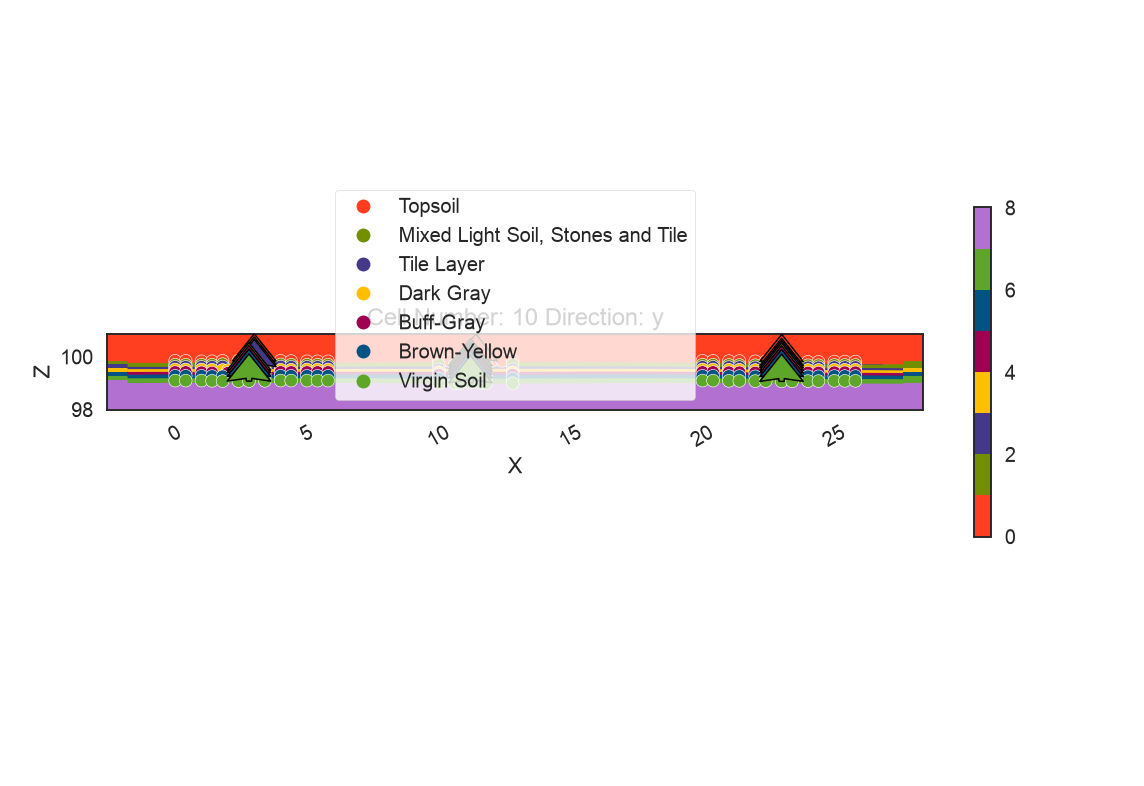
#> input picture 06_gempy_model/test_section_y.png, 1144 x 786 px
$ python detect_field_wall_markers.py ../../06_gempy_model/test_section_y.png --square-cm 1.0 --origin-px 1.0 1.0 --debug-image ../../01_scans/trench233.jpg
#> lines starting #> are read from the running program, lines starting #| are printed output that depends on the picture; after the words box and inside, x2 and y2 are one past the last pixel; in counts of white or black regions, pixels touching at a corner belong together
#> in main, img is the input picture: shape (786, 1144, 3); mean B, G, R 244.9, 244.6, 248.2
"""
Find the artist's actual circle-marked vertex
points on a field-wall photo (like T104's), computationally, instead of
asking an LLM to invent boundary coordinates.

Why this exists
================
extractFieldWall.py asked Gemini to report boundary points directly, twice,
and both times it produced geometrically fabricated results (perfectly even
spacing, identical patterns copy-pasted across loci) instead of actually
reading the drawn line. The recorder's convention on this sheet is: measure
each vertex, mark it with a small circle/dot, connect the dots with a
straightedge. That means the real vertex positions are a computer-vision
problem (find small circular marks), not a freeform-tracing problem, and
CV can't fabricate a point that isn't there the way an LLM can.

This script does NOT figure out which locus/boundary each marker belongs
to. That's a separate, still-open step (see bottom of file). It only
finds markers and converts pixel -> real meters.

Coordinate convention (matches extractFieldWall.py / convertCoords.py):
    x     = horizontal position along the face, meters, 0 at the wall's
            left edge.
    depth = downward from the ground surface, meters, positive down.

Usage:
    python detect_field_wall_markers.py T104_southern_baulk_wall.jpeg \\
        --rotate 90 \\
        --square-cm 20 \\
        --origin-px 1148 823 \\
        --out markers.csv \\
        --debug-image markers_debug.png

--rotate matches how the source photo needs turning to be right-side-up
(T104_southern_baulk_wall.jpeg as stored is sideways and needs --rotate 90).
This script always reads the image with EXIF auto-rotation explicitly
DISABLED (cv2.IMREAD_IGNORE_ORIENTATION), because some OpenCV builds apply
EXIF rotation automatically and some don't. Without forcing this off,
--rotate's meaning would depend on whose machine runs the script. All
other pixel-based arguments refer to the ALREADY-ROTATED frame.

--origin-px is the PIXEL coordinate of the wall's top-left corner
(x=0, depth=0) in the (possibly rotated) source photo. Read it off by
hovering in any image viewer. Automated corner detection on this photo
was unreliable (the drawn box border fragments under contour/line
detection, competing with the grid and the profile ink itself), so this
script asks for it once rather than guessing.

Always inspect --debug-image before trusting the CSV: it draws every
accepted marker as a circle and every size/shape-rejected candidate in a
different color, over the original photo, so false positives (grid
intersections, stray dots in handwriting, letter "o"s) are visible at a
glance rather than silently baked into the numbers.
"""

import argparse
import csv
import math

import cv2
import numpy as np


def find_grid_px_per_cm(gray, redness, sample_box, square_cm):
    """Re-derive px/cm from the red grid spacing in a clean (blank) patch
    of the sheet, the same way this was done interactively for T104:
    minor grid lines ~10 per bold square, bold spacing measured from
    column-sum peaks of 'redness'."""
    y0, y1, x0, x1 = sample_box
    strip = redness[y0:y1, x0:x1]
    colsum = strip.sum(axis=0)
    colsum = colsum - colsum.min()
    from scipy.signal import find_peaks

    peaks, props = find_peaks(colsum, height=colsum.max() * 0.3, distance=5)
    heights = props["peak_heights"]
    bold = [p for p, h in zip(peaks, heights) if h > np.median(heights) * 1.3]
    if len(bold) < 2:
        raise SystemExit(
            "Couldn't find at least 2 bold grid lines in --grid-sample-box "
            "to measure spacing. Pick a cleaner blank patch of the grid "
            "(no ink/text) via --grid-sample-box y0 y1 x0 x1."
        )
    bold_spacing_px = float(np.mean(np.diff(bold)))
    return bold_spacing_px / square_cm


def isolate_ink(img):
    gray = cv2.cvtColor(img, cv2.COLOR_BGR2GRAY)
    b, g, r = cv2.split(img.astype(np.int32))
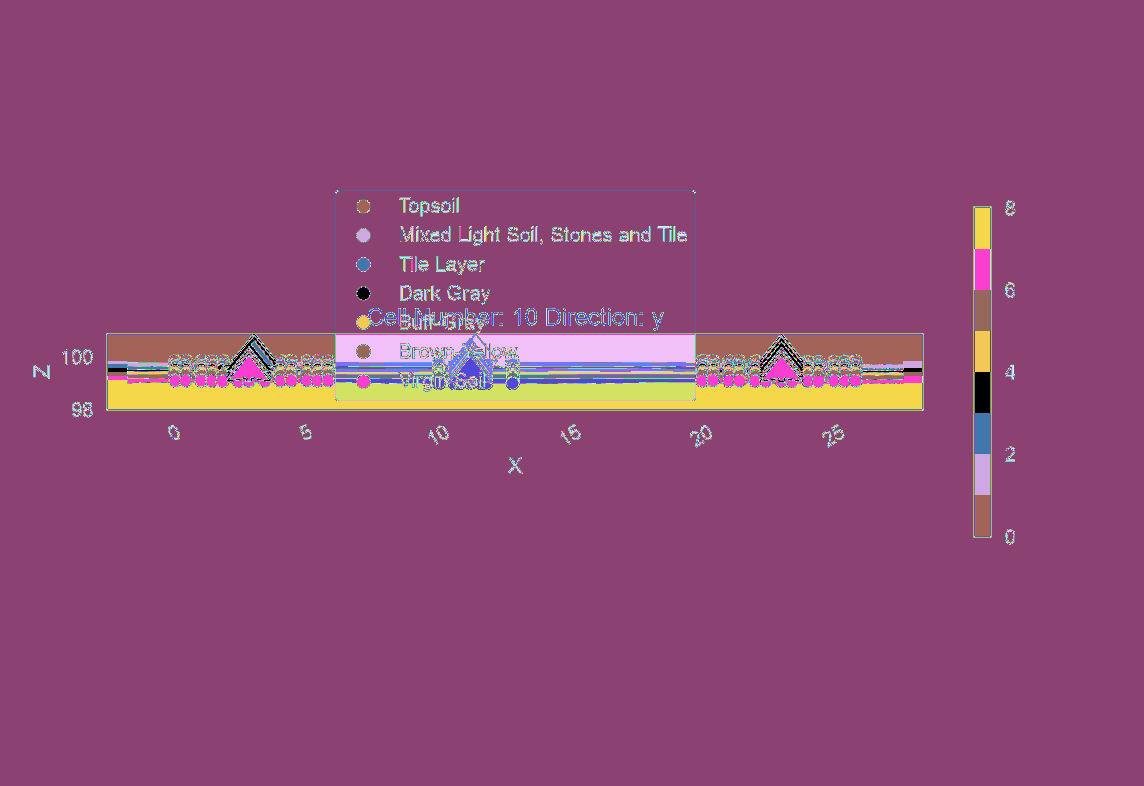
#> b: shape (786, 1144) int32; 256 distinct labels, from 0 to 255; one colour per label, 0 black
#> g: shape (786, 1144) int32; 256 distinct labels, from 0 to 255
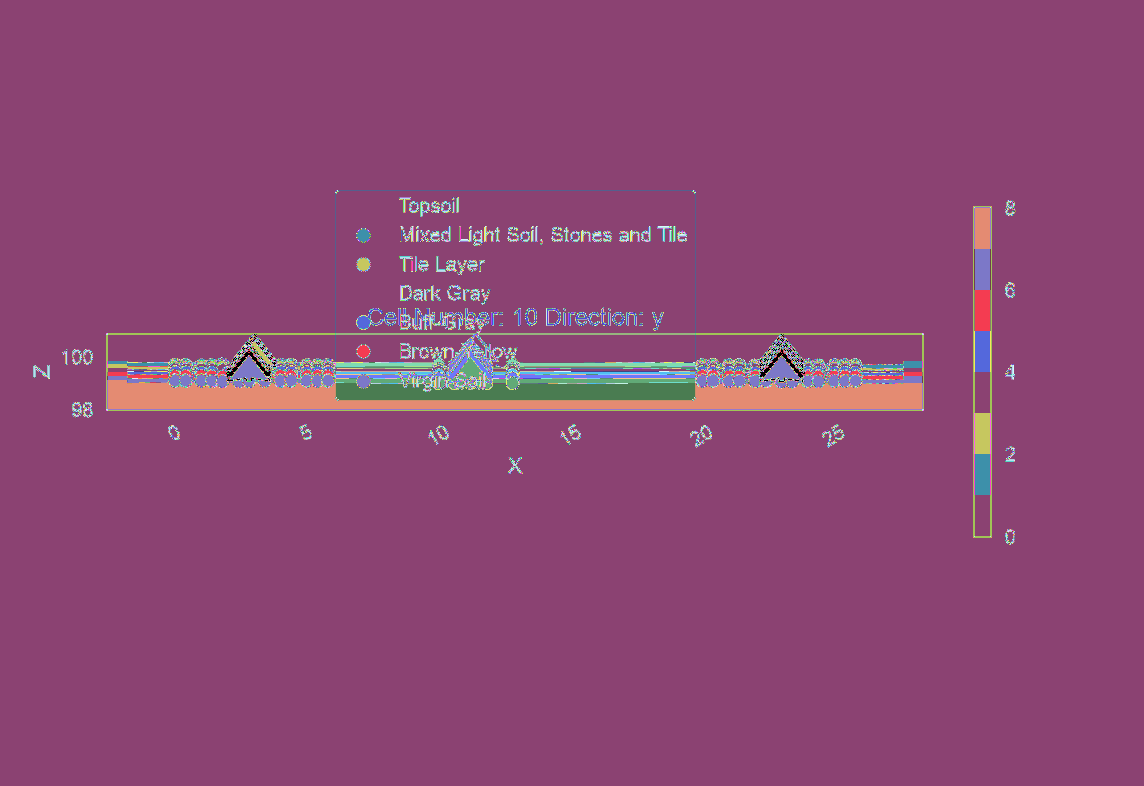
#> r: shape (786, 1144) int32; 256 distinct labels, from 0 to 255; one colour per label, 0 black
    redness = r - (g + b) / 2.0
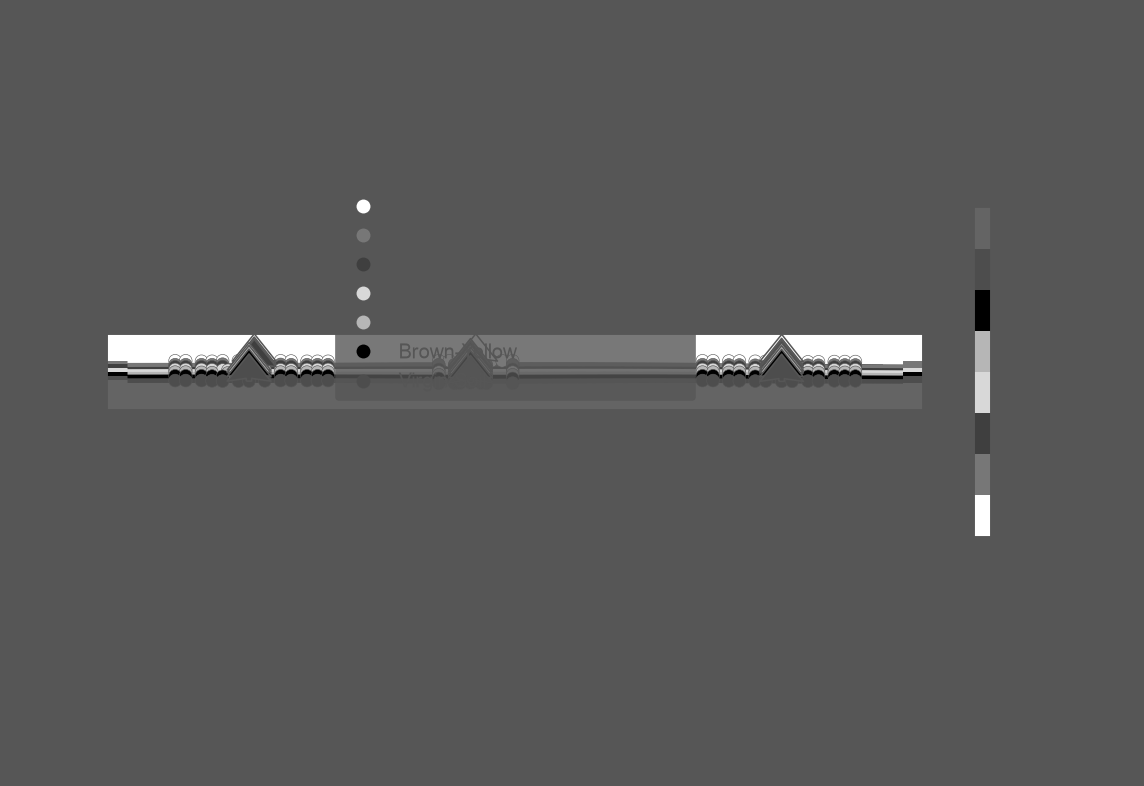
#> redness: shape (786, 1144) float64; min -106, max 207.5, mean 3.5; drawn with min black and max white
    ink_mask = ((gray < 130) & (redness < 25)).astype(np.uint8) * 255
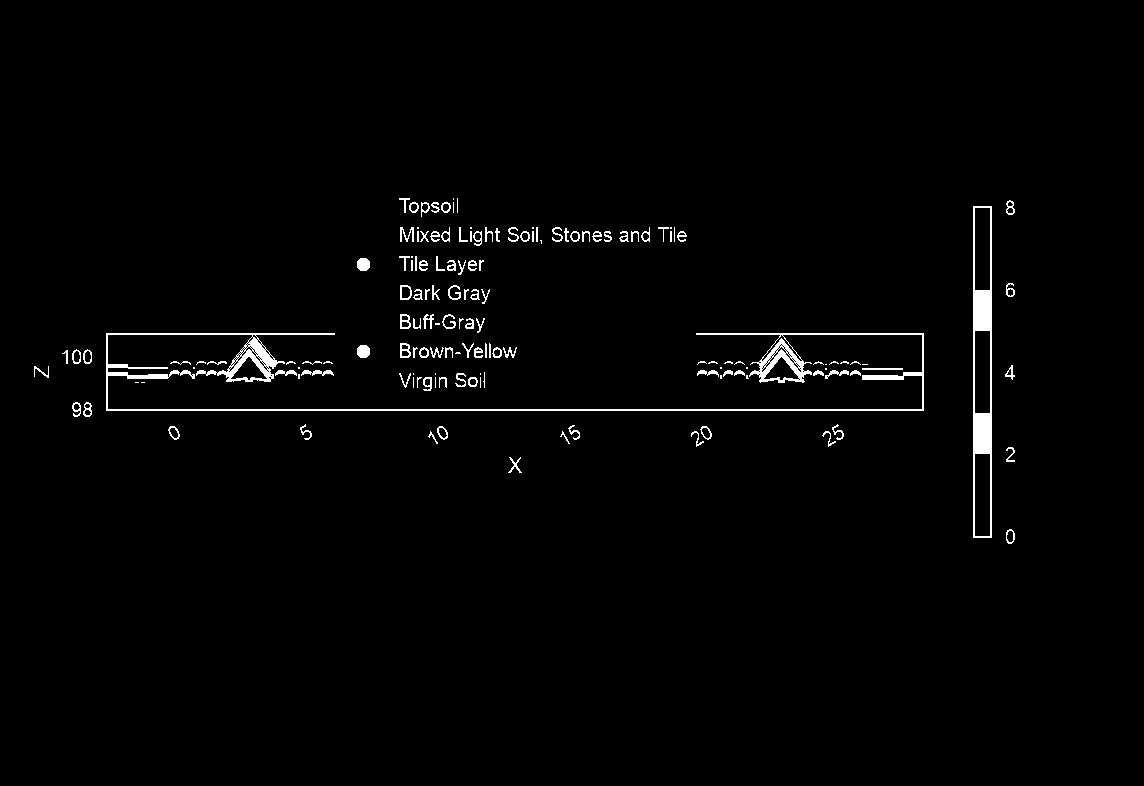
#> ink_mask: shape (786, 1144); 1.6% white; 152 white regions (44 under 20 px), largest, box (x1, y1, x2, y2) and area: (106, 333, 924, 411) 5717, (973, 206, 992, 538) 2618, (357, 258, 370, 271) 145
    return gray, redness, ink_mask


# [53 lines left out: functions find_circle_markers, draw_debug_image, not called in this run]


def main():
    ap = argparse.ArgumentParser(
        description=__doc__, formatter_class=argparse.RawDescriptionHelpFormatter
    )
    ap.add_argument("image")
    ap.add_argument(
        "--square-cm",
        type=float,
        required=True,
        help="real-world size of one BOLD grid square, in cm",
    )
    ap.add_argument(
        "--origin-px",
        type=float,
        nargs=2,
        metavar=("X", "Y"),
        required=True,
        help="pixel coords of the wall's x=0/depth=0 corner "
        "(top-left of the drawn box), read off by eye in "
        "an image viewer",
    )
    ap.add_argument(
        "--grid-sample-box",
        type=int,
        nargs=4,
        metavar=("Y0", "Y1", "X0", "X1"),
        default=None,
        help="a clean/blank patch of grid (no ink) used to "
        "re-measure px/cm; defaults to a patch near the "
        "image's top-left corner if not given",
    )
    ap.add_argument(
        "--min-marker-cm",
        type=float,
        default=0.15,
        help="smallest real diameter (cm) counted as a vertex "
        "marker, not noise (default 0.15)",
    )
    ap.add_argument(
        "--max-marker-cm",
        type=float,
        default=0.6,
        help="largest real diameter (cm) counted as a vertex "
        "marker before it's probably a stone/letter "
        "instead (default 0.6)",
    )
    ap.add_argument("--out", default="markers.csv")
    ap.add_argument("--debug-image", default="markers_debug.png")
    ap.add_argument(
        "--rotate",
        type=int,
        choices=[0, 90, 180, 270],
        default=0,
        help="degrees to rotate the source photo clockwise "
        "before processing, e.g. 90 if it was shot "
        "sideways (default 0). All other arguments "
        "(--origin-px, --grid-sample-box) refer to pixel "
        "coordinates AFTER this rotation is applied.",
    )
    args = ap.parse_args()

    img = cv2.imread(args.image, cv2.IMREAD_IGNORE_ORIENTATION | cv2.IMREAD_COLOR)
    if img is None:
        raise SystemExit(f"could not read {args.image}")
    if args.rotate == 90:
        img = cv2.rotate(img, cv2.ROTATE_90_CLOCKWISE)
    elif args.rotate == 180:
        img = cv2.rotate(img, cv2.ROTATE_180)
    elif args.rotate == 270:
        img = cv2.rotate(img, cv2.ROTATE_90_COUNTERCLOCKWISE)
    gray, redness, ink_mask = isolate_ink(img)

    h, w = gray.shape
#> h = 786; w = 1144
    sample_box = args.grid_sample_box or (100, 400, 100, 1200)
    px_per_cm = find_grid_px_per_cm(gray, redness, sample_box, args.square_cm)
#> in find_grid_px_per_cm, `strip = redness[y0:y1, x0:x1]`:
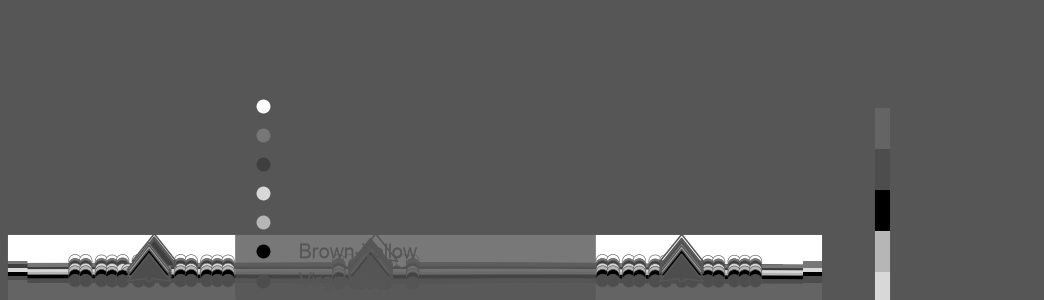
#> strip: shape (300, 1044) float64; min -106, max 207.5, mean 9.1; drawn with min black and max white
#> in find_grid_px_per_cm, `colsum = strip.sum(axis=0)`: colsum = 1044 values, max 6782.5 at index 802, min -31.5 at index 153, mean 2733.7
#> in find_grid_px_per_cm, `colsum = colsum - colsum.min()`: colsum = 1044 values, max 6814 at index 802, min 0 at index 153, mean 2765.2
#> in find_grid_px_per_cm, `peaks, props = find_peaks(colsum, height=colsum.max() * 0.3, distance=5)`: peaks = 42 values from 32 to 882; props = 1 item
#> in find_grid_px_per_cm, `heights = props["peak_heights"]`: heights = 42 values, max 6814 at index 40, min 5048 at index 17, mean 5864.2
#> in find_grid_px_per_cm, `bold = [p for p, h in zip(peaks, heights) if h > np.median(heights) * ..`: bold = []
    print(f"measured scale: {px_per_cm:.3f} px/cm")

    min_diam_px = args.min_marker_cm * px_per_cm
    max_diam_px = args.max_marker_cm * px_per_cm
    accepted, rejected = find_circle_markers(ink_mask, min_diam_px, max_diam_px)
    print(
        f"found {len(accepted)} candidate markers "
        f"({len(rejected)} shapes rejected by size/circularity)"
    )

    ox, oy = args.origin_px
    rows = []
    for e in accepted:
        x_m = (e["cx"] - ox) / px_per_cm / 100.0
        depth_m = (e["cy"] - oy) / px_per_cm / 100.0
        rows.append(
            {
                "pixel_x": round(e["cx"], 1),
                "pixel_y": round(e["cy"], 1),
                "x_m": round(x_m, 3),
                "depth_m": round(depth_m, 3),
                "diam_px": round(e["diam"], 1),
                "circularity": round(e["circularity"], 3),
            }
        )
    rows.sort(key=lambda r: r["x_m"])

    with open(args.out, "w", newline="") as f:
        writer = csv.DictWriter(
            f,
            fieldnames=list(rows[0].keys())
            if rows
            else ["pixel_x", "pixel_y", "x_m", "depth_m", "diam_px", "circularity"],
        )
        writer.writeheader()
        writer.writerows(rows)
    print(f"wrote {args.out}")

    draw_debug_image(
        img, accepted, rejected, args.origin_px, px_per_cm, args.debug_image
    )
    print(
        f"wrote {args.debug_image}. ALWAYS check this before trusting "
        f"{args.out}. Green circles = accepted markers, red = rejected "
        f"candidates, magenta cross = the origin you gave."
    )
    print(
        "\nNOTE: this only finds marker points, it does not know which "
        "locus/boundary each one belongs to. That assignment step is "
        "still open (see the file's module docstring)."
    )


if __name__ == "__main__":
#> (the run stopped early here; a loop or call above may not have finished)
